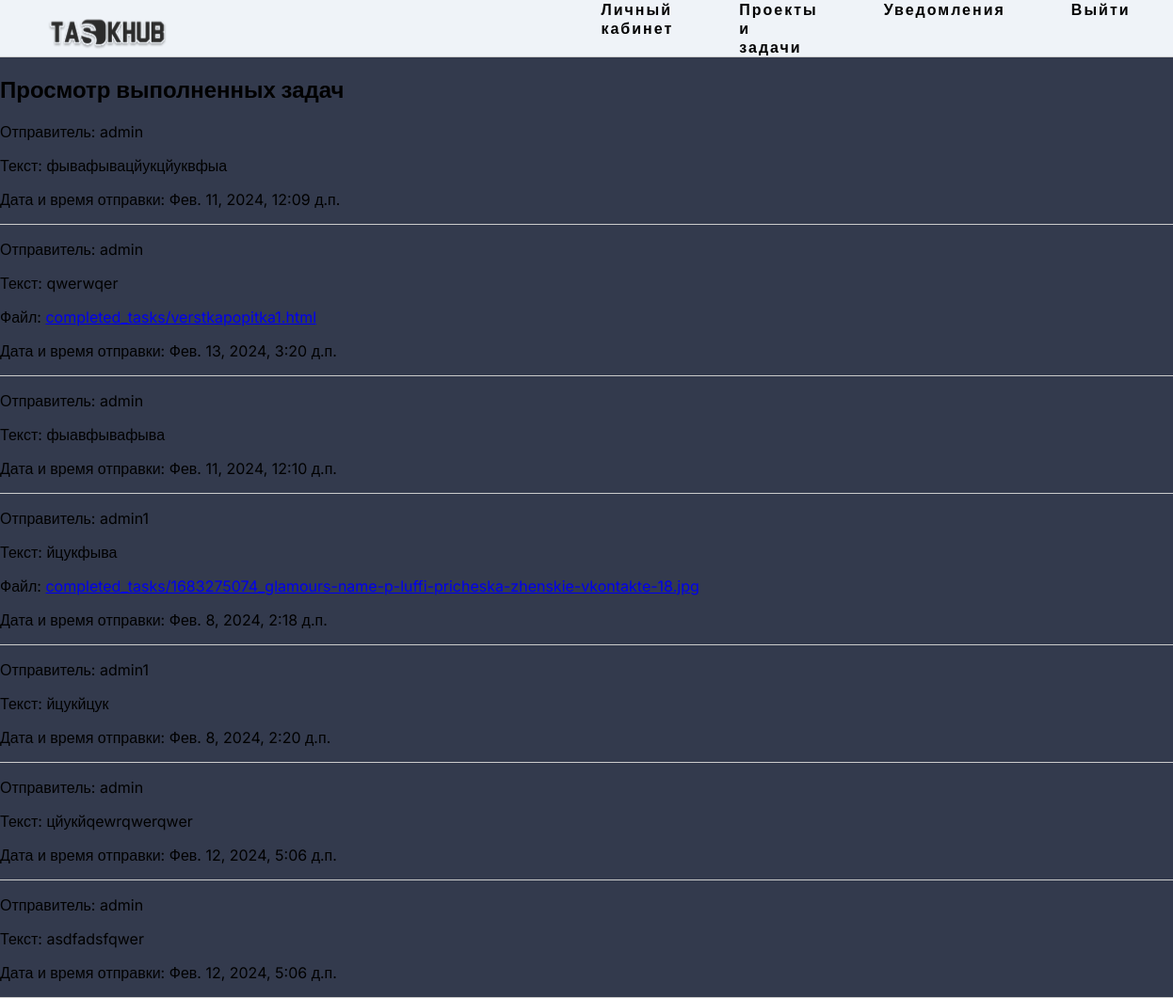
/view_completed_tasks/ (signed in), run on the app's committed database.
### task/models.py (models this page shows, shortened)
class CompletedTask(models.Model):
    task = models.ForeignKey(Task, on_delete=models.CASCADE)
    sender = models.ForeignKey(Manager, on_delete=models.CASCADE)
    text = models.TextField(blank=True, null=True)
    file = models.FileField(upload_to='completed_tasks/', blank=True, null=True)
    timestamp = models.DateTimeField(auto_now_add=True)
    def __str__(self):
        return f"Отправитель: {self.sender.username}"  # Возвращаем логин отправителя

class Manager(AbstractUser):
    ava_image = models.ImageField(upload_to='avatars/', default='avatars/default_avatar.png')
    name = models.CharField( verbose_name='Название Компании', max_length=255)
    company_identifier = models.CharField(verbose_name='Идентификатор Компании', max_length=255)
    status = models.IntegerField(choices=((1, 'Developer'),(2, 'Company')), default=1)

### task/views.py (the view)
# urls.py: path('view_completed_tasks/', views.view_completed_tasks, name='view_completed_tasks'),
@login_required
def view_completed_tasks(request):
    completed_tasks = CompletedTask.objects.filter(task__project__user=request.user)
    return render(request, 'task/view_completed_tasks.html', {'completed_tasks': completed_tasks})

### task/templates/task/view_completed_tasks.html (shortened to what this page needs)
{% extends 'task/base.html' %}
{% block content %}
  <h2>Просмотр выполненных задач</h2>
  {% for completed_task in completed_tasks %}
    <div>
      <p>{{ completed_task }}</p>
      <p>Текст: {{ completed_task.text }}</p>
      {% if completed_task.file %}
        <p>Файл: <a href="{{ completed_task.file.url }}">{{ completed_task.file.name }}</a></p>
      {% endif %}
      <p>Дата и время отправки: {{ completed_task.timestamp }}</p>
    </div>
<div class="line"></div>
  {% endfor %}
{% endblock %}

### task/static/task/css/styles2.css (style rules this page uses)
body { margin: 0; padding: 0; background-color: #333A4D; height: 100vh; font-family: 'Inter', sans-serif; }

### task/templates/task/view_completed_tasks.html (style rules this page uses)
.line { border-bottom: 1px solid #ccc; }

### data on the page
CompletedTask: sender.username "Отправитель: admin", text "фывафывацйукцйуквфыа", timestamp "Фев. 11, 2024, 12:09 д.п."
CompletedTask: sender.username "Отправитель: admin", text "qwerwqer", file.name "completed_tasks/verstkapopitka1.html", timestamp "Фев. 13, 2024, 3:20 д.п."
CompletedTask: sender.username "Отправитель: admin", text "фыавфывафыва", timestamp "Фев. 11, 2024, 12:10 д.п."
CompletedTask: sender.username "Отправитель: admin1", text "йцукфыва", file.name "completed_tasks/1683275074_glamours-name-p-luffi-pricheska-zhenskie-vkontakte-18.jpg", timestamp "Фев. 8, 2024, 2:18 д.п."
CompletedTask: sender.username "Отправитель: admin1", text "йцукйцук", timestamp "Фев. 8, 2024, 2:20 д.п."
CompletedTask: sender.username "Отправитель: admin", text "цйукйqewrqwerqwer", timestamp "Фев. 12, 2024, 5:06 д.п."
CompletedTask: sender.username "Отправитель: admin", text "asdfadsfqwer", timestamp "Фев. 12, 2024, 5:06 д.п."
